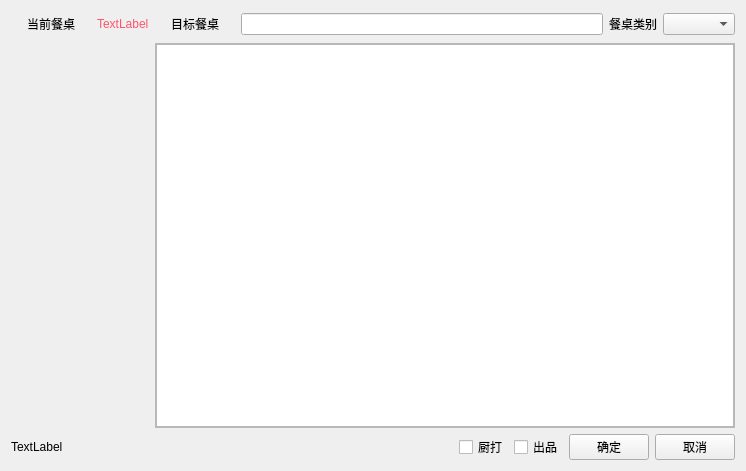
<?xml version="1.0" encoding="UTF-8"?>
<ui version="4.0">
 <class>w_scr_dish_restaurant_table_transfer</class>
 <widget class="QDialog" name="w_scr_dish_restaurant_table_transfer">
  <property name="geometry">
   <rect>
    <x>0</x>
    <y>0</y>
    <width>746</width>
    <height>471</height>
   </rect>
  </property>
  <property name="windowTitle">
   <string>Dialog</string>
  </property>
  <layout class="QVBoxLayout" name="verticalLayout_4">
   <item>
    <layout class="QHBoxLayout" name="horizontalLayout_5" stretch="0,1">
     <item>
      <layout class="QVBoxLayout" name="verticalLayout_2">
       <item>
        <layout class="QHBoxLayout" name="horizontalLayout_4" stretch="0,1">
         <item>
          <widget class="QPushButton" name="pushButton_cur_table">
           <property name="text">
            <string>当前餐桌</string>
           </property>
           <property name="flat">
            <bool>true</bool>
           </property>
          </widget>
         </item>
         <item>
          <widget class="QLabel" name="label_cur_table">
           <property name="styleSheet">
            <string notr="true">color:#ff546b;</string>
           </property>
           <property name="text">
            <string>TextLabel</string>
           </property>
          </widget>
         </item>
        </layout>
       </item>
       <item>
        <layout class="QHBoxLayout" name="horizontalLayout_3">
         <item>
          <layout class="QHBoxLayout" name="horizontalLayout_div"/>
         </item>
         <item>
          <widget class="QLabel" name="label_4">
           <property name="styleSheet">
            <string notr="true"/>
           </property>
           <property name="text">
            <string/>
           </property>
           <property name="pixmap">
            <pixmap resource="../res.qrc">:/image/widgets_pic/arrowright.png</pixmap>
           </property>
          </widget>
         </item>
        </layout>
       </item>
       <item>
        <spacer name="verticalSpacer">
         <property name="orientation">
          <enum>Qt::Vertical</enum>
         </property>
         <property name="sizeHint" stdset="0">
          <size>
           <width>20</width>
           <height>40</height>
          </size>
         </property>
        </spacer>
       </item>
      </layout>
     </item>
     <item>
      <layout class="QVBoxLayout" name="verticalLayout" stretch="0,1">
       <item>
        <layout class="QHBoxLayout" name="horizontalLayout_2">
         <item>
          <widget class="QPushButton" name="pushButton_destination">
           <property name="text">
            <string>目标餐桌</string>
           </property>
           <property name="flat">
            <bool>true</bool>
           </property>
          </widget>
         </item>
         <item>
          <widget class="QLineEdit" name="lineEdit_destination"/>
         </item>
         <item>
          <widget class="QLabel" name="label">
           <property name="text">
            <string>餐桌类别</string>
           </property>
          </widget>
         </item>
         <item>
          <widget class="QComboBox" name="comboBox_tabletype"/>
         </item>
        </layout>
       </item>
       <item>
        <widget class="QFrame" name="frame">
         <property name="frameShape">
          <enum>QFrame::StyledPanel</enum>
         </property>
         <property name="frameShadow">
          <enum>QFrame::Raised</enum>
         </property>
         <property name="outer_stylesheet" stdset="0">
          <string>frame_backview</string>
         </property>
         <layout class="QVBoxLayout" name="verticalLayout_3">
          <property name="leftMargin">
           <number>0</number>
          </property>
          <property name="topMargin">
           <number>0</number>
          </property>
          <property name="rightMargin">
           <number>0</number>
          </property>
          <property name="bottomMargin">
           <number>0</number>
          </property>
          <item>
           <widget class="restaurantTableView" name="tableView"/>
          </item>
         </layout>
        </widget>
       </item>
      </layout>
     </item>
    </layout>
   </item>
   <item>
    <layout class="QHBoxLayout" name="horizontalLayout" stretch="1,0,0,0,0,0">
     <item>
      <widget class="QLabel" name="label_desc">
       <property name="text">
        <string>TextLabel</string>
       </property>
      </widget>
     </item>
     <item>
      <spacer name="horizontalSpacer">
       <property name="orientation">
        <enum>Qt::Horizontal</enum>
       </property>
       <property name="sizeHint" stdset="0">
        <size>
         <width>40</width>
         <height>20</height>
        </size>
       </property>
      </spacer>
     </item>
     <item>
      <widget class="lds_checkbox_wrap" name="checkBox_tranfer_print">
       <property name="text">
        <string>厨打</string>
       </property>
      </widget>
     </item>
     <item>
      <widget class="lds_checkbox_wrap" name="checkBox_tranfer_out">
       <property name="text">
        <string>出品</string>
       </property>
      </widget>
     </item>
     <item>
      <widget class="lds_toolbar_button" name="pushButton_ok">
       <property name="text">
        <string>确定</string>
       </property>
       <property name="outer_stylesheet" stdset="0">
        <string>pushbutton</string>
       </property>
      </widget>
     </item>
     <item>
      <widget class="lds_toolbar_button" name="pushButton_cancel">
       <property name="text">
        <string>取消</string>
       </property>
       <property name="outer_stylesheet" stdset="0">
        <string>pushbutton</string>
       </property>
      </widget>
     </item>
    </layout>
   </item>
  </layout>
 </widget>
 <customwidgets>
  <customwidget>
   <class>lds_toolbar_button</class>
   <extends>QPushButton</extends>
   <header>lds_toolbar_button.h</header>
  </customwidget>
  <customwidget>
   <class>restaurantTableView</class>
   <extends>QTableView</extends>
   <header>restauranttableview.h</header>
  </customwidget>
  <customwidget>
   <class>lds_checkbox_wrap</class>
   <extends>QCheckBox</extends>
   <header>lds_checkbox_wrap.h</header>
  </customwidget>
 </customwidgets>
 <resources>
  <include location="../res.qrc"/>
 </resources>
 <connections/>
</ui>
